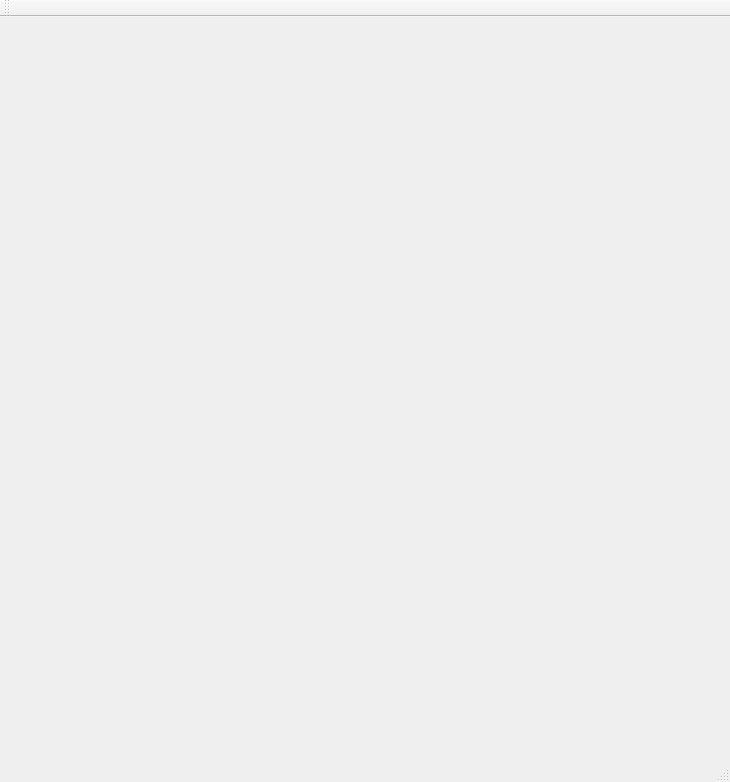
<?xml version="1.0" encoding="UTF-8"?>
<ui version="4.0">
 <author>123</author>
 <class>MainWindow</class>
 <widget class="QMainWindow" name="MainWindow">
  <property name="geometry">
   <rect>
    <x>0</x>
    <y>0</y>
    <width>730</width>
    <height>782</height>
   </rect>
  </property>
  <property name="minimumSize">
   <size>
    <width>730</width>
    <height>782</height>
   </size>
  </property>
  <property name="maximumSize">
   <size>
    <width>730</width>
    <height>782</height>
   </size>
  </property>
  <property name="baseSize">
   <size>
    <width>730</width>
    <height>782</height>
   </size>
  </property>
  <property name="windowTitle">
   <string>MainWindow</string>
  </property>
  <property name="iconSize">
   <size>
    <width>24</width>
    <height>24</height>
   </size>
  </property>
  <widget class="QWidget" name="centralWidget">
   <widget class="QWidget" name="verticalLayoutWidget">
    <property name="geometry">
     <rect>
      <x>2</x>
      <y>-1</y>
      <width>725</width>
      <height>725</height>
     </rect>
    </property>
    <layout class="QVBoxLayout" name="backGroundLay">
     <property name="spacing">
      <number>0</number>
     </property>
     <property name="leftMargin">
      <number>0</number>
     </property>
     <property name="bottomMargin">
      <number>0</number>
     </property>
    </layout>
   </widget>
  </widget>
  <widget class="QMenuBar" name="menuBar">
   <property name="geometry">
    <rect>
     <x>0</x>
     <y>0</y>
     <width>730</width>
     <height>21</height>
    </rect>
   </property>
  </widget>
  <widget class="QToolBar" name="mainToolBar">
   <attribute name="toolBarArea">
    <enum>TopToolBarArea</enum>
   </attribute>
   <attribute name="toolBarBreak">
    <bool>false</bool>
   </attribute>
  </widget>
  <widget class="QStatusBar" name="statusBar"/>
 </widget>
 <layoutdefault spacing="6" margin="11"/>
 <resources/>
 <connections/>
 <designerdata>
  <property name="gridDeltaX">
   <number>5</number>
  </property>
  <property name="gridDeltaY">
   <number>5</number>
  </property>
  <property name="gridSnapX">
   <bool>false</bool>
  </property>
  <property name="gridSnapY">
   <bool>false</bool>
  </property>
  <property name="gridVisible">
   <bool>true</bool>
  </property>
 </designerdata>
</ui>
